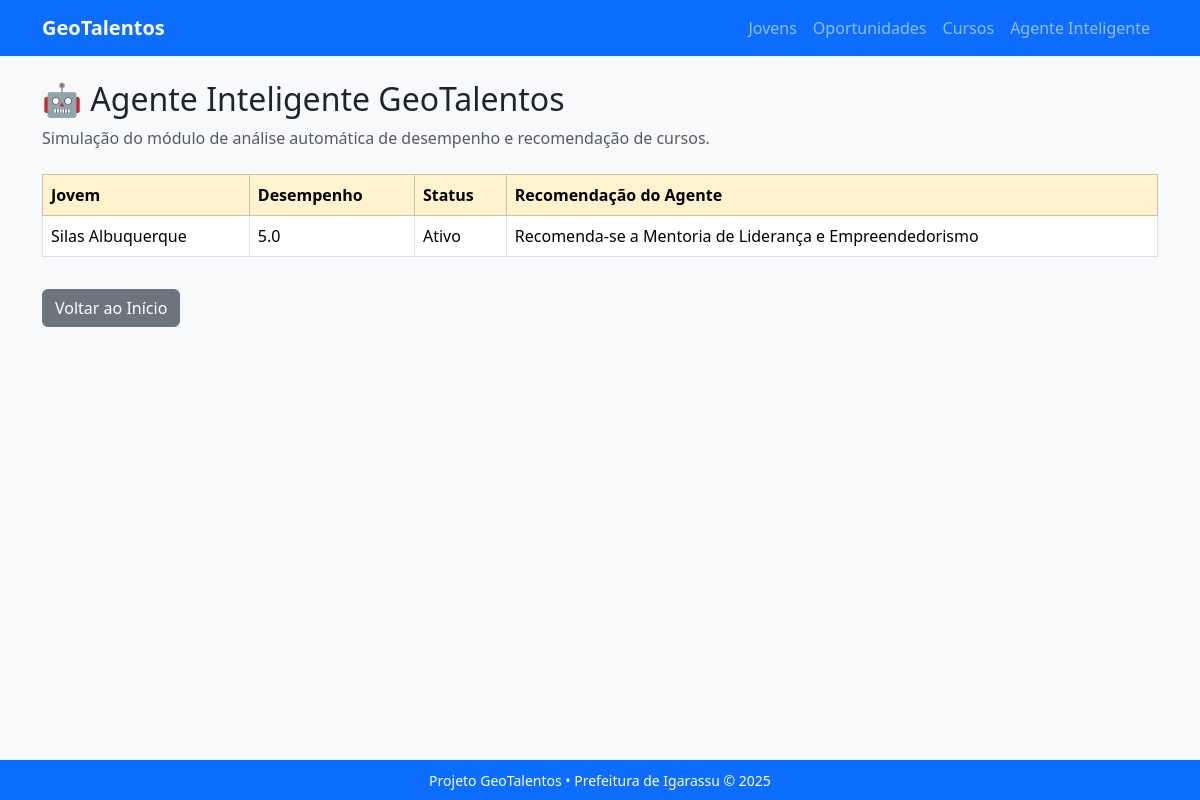
The app's page /agente with its own data.
### tables this page shows
CREATE TABLE jovem (
        id INTEGER PRIMARY KEY AUTOINCREMENT,
        nome TEXT,
        idade INTEGER,
        localizacao TEXT,
        desempenho REAL,
        status TEXT);

### app.py (the view)
@app.route('/agente')
def agente_inteligente():
    conn = conectar()
    cur = conn.cursor()
    cur.execute("SELECT nome, desempenho, status FROM jovem")
    jovens = cur.fetchall()
    conn.close()
    recomendacoes = []
    for j in jovens:
        nome, desempenho, status = j
        if status.lower() == "bloqueado":
            recomendacao = "⚠️ Treinamento obrigatório do CETEN para desbloqueio"
        elif desempenho is None:
            recomendacao = "Sem dados suficientes para gerar recomendação"
        elif desempenho < 3:
            recomendacao = "Recomenda-se o curso de Aperfeiçoamento Profissional"
        elif desempenho < 4:
            recomendacao = "Recomenda-se o curso de Comunicação e Trabalho em Equipe"
        else:
            recomendacao = "Recomenda-se a Mentoria de Liderança e Empreendedorismo"
        recomendacoes.append((nome, desempenho, status, recomendacao))
    return render_template('agente.html', recomendacoes=recomendacoes)

### app.py (called while the page is built)
def conectar():
    return sqlite3.connect('geotalentos.db')

### templates/agente.html
{% extends 'base.html' %}
{% block conteudo %}
<h2>🤖 Agente Inteligente GeoTalentos</h2>
<p class="text-muted">Simulação do módulo de análise automática de desempenho e recomendação de cursos.</p>
<table class="table table-bordered table-hover mt-4">
  <thead class="table-warning">
    <tr>
      <th>Jovem</th>
      <th>Desempenho</th>
      <th>Status</th>
      <th>Recomendação do Agente</th>
    </tr>
  </thead>
  <tbody>
    {% for r in recomendacoes %}
    <tr>
      <td>{{ r[0] }}</td>
      <td>{{ r[1] }}</td>
      <td>{{ r[2] }}</td>
      <td>{{ r[3] }}</td>
    </tr>
    {% endfor %}
  </tbody>
</table>
<a href="/" class="btn btn-secondary mt-3">Voltar ao Início</a>
{% endblock %}

### static/style.css (style rules this page uses)
html, body { height: 100%; margin: 0; display: flex; flex-direction: column; }

### records on screen
jovem: nome "Silas Albuquerque", desempenho "5.0", status "Ativo", r "Recomenda-se a Mentoria de Liderança e Empreendedorismo"
